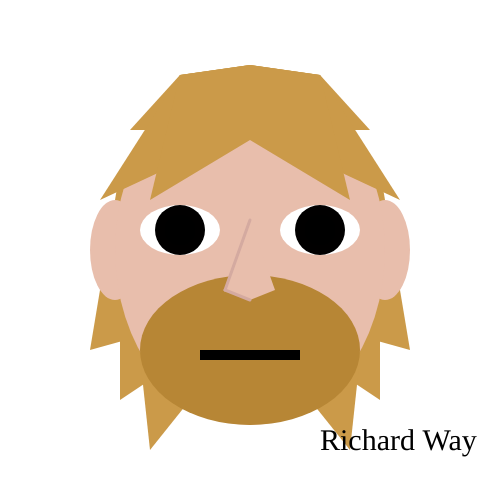
Frame 1 (no input)
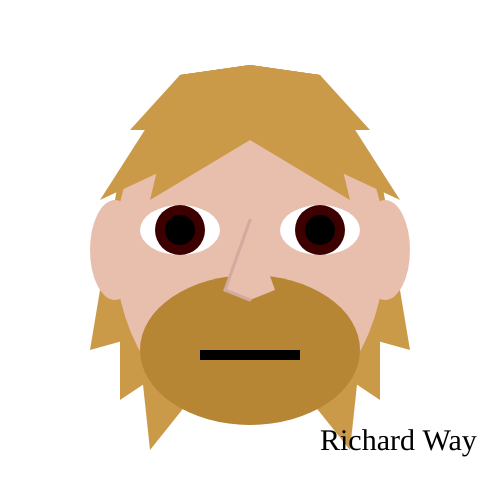
Frame 60 (no input)
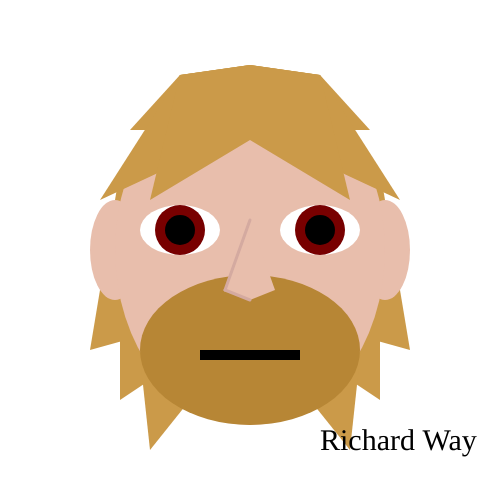
Frame 120 (the mouse pressed at the canvas centre since frame 60)

The p5.js sketch that drew these frames (run headless with seeded random() and noise() and a simulated clock; from frame 60 on, the mouse is pressed at the canvas centre):

// p5.js sketch
// ── sketch.js
var r = 0;
var g = 0;
var b = 0;
var fade = 0;

function setRGB(){
  switch(fade){
    case 0:
      for(i = 0; i < 255; i++){
        r++;
        if(b > 0){
          b--;
        }
        if(r == 255){
          fade++;
        }
        break;
      }
      break;
    case 1:
      for(i = 0; i < 255; i++){
        g++;
        if(r > 0){
          r--;
        }
        if(g == 255){
          fade++;
        }
        break;
      }
      break;
    case 2:
      for(i = 0; i < 255; i++){
        b++;
        if(g > 0){
          g--;
        }
        if(b == 255){
          fade = 0;
        }
        break;
      }
      break;
  }
}

function setup(){
    createCanvas(500,500);
}

function draw(){
    setRGB();
    background(255);
  
  stroke(0,0,0,0);
  strokeWeight(3);
  
  //hair
  fill(203,154,73);
  triangle(120,170,270,300,90,350);
  triangle(120,170,270,300,120,400);
  triangle(120,170,270,300,150,450);
  
  triangle(380,170,230,300,410,350);
  triangle(380,170,230,300,380,400);
  triangle(380,170,230,300,350,450);
  
  //ears
  fill(232,190,172);
  ellipse(115,250,50,100);
  ellipse(385,250,50,100);
  
  //head
  fill(232,190,172);
  ellipse(250,250,270,350);
  
  //beard
  fill(183,134,53);
  ellipse(250,350,220,150);
  
  //nose
  fill(232,190,172);
  quad(250,220,225,290,250,300,275,290);
  stroke(212,170,160);
  line(250,220,225,290);
  line(225,290,250,300);
  stroke(0,0,0,0);
  
  //mouth
  fill(0);
  rect(200,350,100,10);
  
  //bangs
  fill(203,154,73);
  quad(180,75,250,65,250,130,130,130);
  quad(250,130,250,65,320,75,370,130);
  quad(180,75,250,65,250,130,100,200);
  quad(250,130,250,65,320,75,400,200);
  quad(180,75,250,65,250,140,150,200);
  quad(250,140,250,65,320,75,350,200);
  
  //eyes
  fill(255);
  ellipse(180,230,80,50);
  ellipse(320,230,80,50);
  fill(r,g,b);
  circle(180,230,50);
  circle(320,230,50);
  stroke("black");
  strokeWeight(30);
  point(180,230);
  point(320,230);
  
  //name
  strokeWeight(0);
  fill(0);
  textSize(30);
  textFont('Times New Roman');
  text('Richard Way',320,450);
  
}
